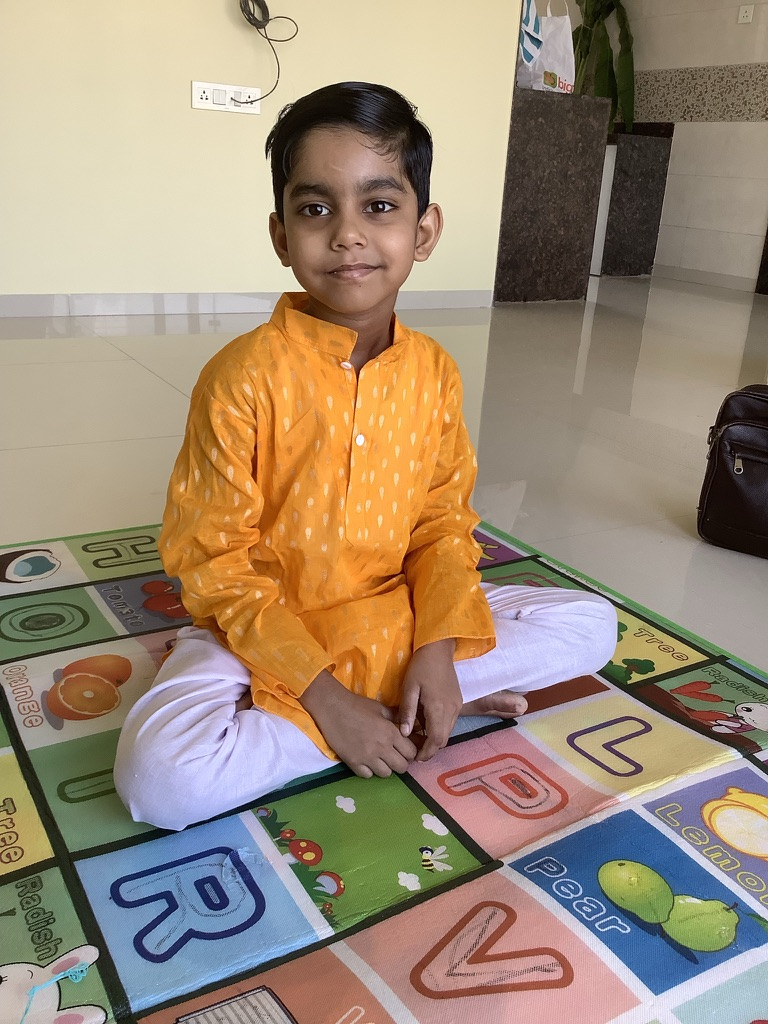
#> input picture Image resizer/Me.jpeg, 768 x 1024 px, found by its file name
$ python main.py   (older library calls are emulated)
#> lines starting #> are read from the running program, lines starting #| are printed output that depends on the picture
import cv2
import numpy as np
import matplotlib.pyplot as plt

def display_image(title, image):
    plt.figure(figsize=(8, 8))
    if len(image.shape) == 2:  # Grayscale image
        plt.imshow(image, cmap='gray')
    else:  # Color image
        plt.imshow(cv2.cvtColor(image, cv2.COLOR_BGR2RGB))
    plt.title(title)
    plt.axis('off')
    plt.show()

def interactive_edge_detection(image_path):
#> called with image_path = 'Edge detection/Me.jpeg'
    image = cv2.imread(image_path)
#> image is the input picture: shape (1024, 768, 3); mean B, G, R 119.1, 139.8, 157.5
    if image is None:
        print("Error: Image might be missing or not found. Please check the path and try again.")
        return

    gray_image = cv2.cvtColor(image, cv2.COLOR_BGR2GRAY)
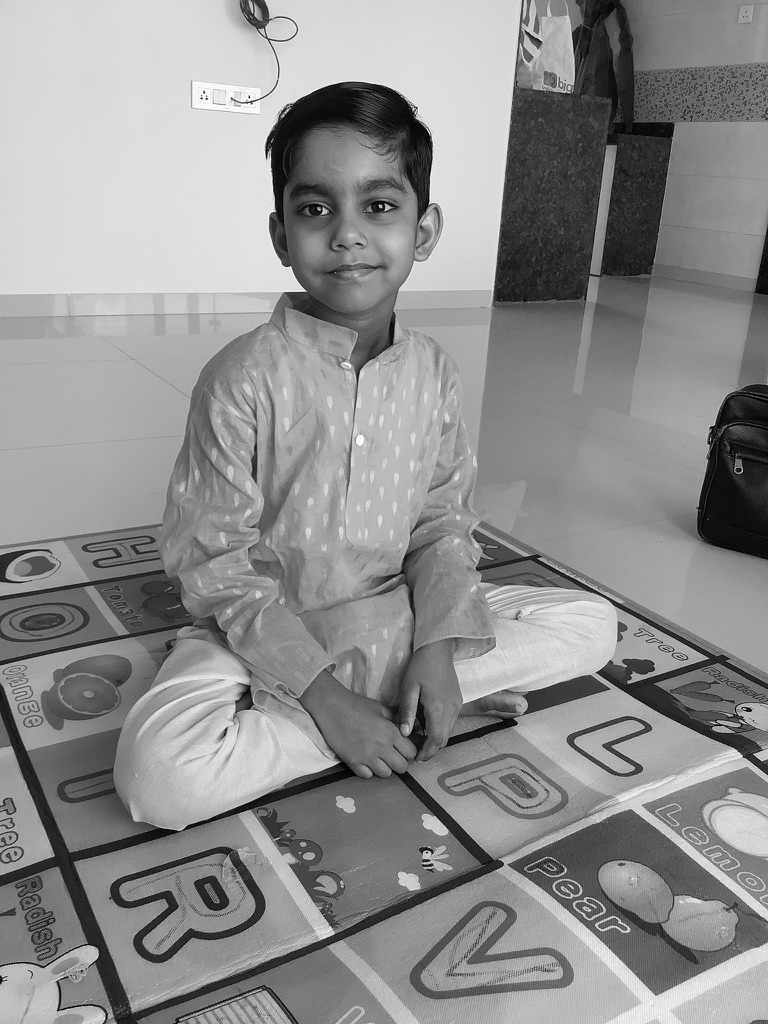
#> gray_image: shape (1024, 768); min 0, max 254, mean 142.7
    display_image("Grayscale Image", gray_image)

    print("Select an option:")
    print("1. Sobel Edge Detection \n 2. Canny Edge Detection \n 3. Laplacian Edge Detection \n 4. Gaussian Smoothing \n 5. Median Filtering \n 6. Exit")

    while True:
        choice = input("Enter your choice (1-6): ")

        if choice == '1':
            sobel_x = cv2.Sobel(gray_image, cv2.CV_64F, 1, 0, ksize=5)
            sobel_y = cv2.Sobel(gray_image, cv2.CV_64F, 0, 1, ksize=5)
            combined_sobel = cv2.bitwise_or(sobel_x.astype(np.uint8), sobel_y.astype(np.uint8))
            display_image("Sobel Edge Detection", combined_sobel)

        elif choice == '2':
            print("Adjust threshold values for Canny Edge Detection(default: 100 and 200):")
            lower_threshold = int(input("Enter lower threshold (0-255): "))
            upper_threshold = int(input("Enter upper threshold (0-255): "))
            edges = cv2.Canny(gray_image, lower_threshold, upper_threshold)
            display_image("Canny Edge Detection", edges)


        elif choice == '3':
            laplacian = cv2.Laplacian(gray_image, cv2.CV_64F)
            display_image("Laplacian Edge Detection", laplacian)

        elif choice == '4':
            print("Adjust kernel size for Gaussian Smoothing (default: 5):")
            kernel_size = int(input("Enter kernel size (odd number): "))
            gaussian_blur = cv2.GaussianBlur(image, (kernel_size, kernel_size), 0)
            display_image("Gaussian Smoothing", gaussian_blur)

        elif choice == '5':
            print("Adjust kernel size for Median Filtering (default: 5):")
            kernel_size = int(input("Enter kernel size (odd number): "))
            median_filtered = cv2.medianBlur(image, kernel_size)
            display_image("Median Filtering", median_filtered)

        elif choice == '6':
            print("Exiting...")
            break

        else:
            print("Invalid choice. Please select a valid option.")
#> this loop made 7 passes; the answer given on pass 1: 1
#> pass 1, in interactive_edge_detection, `sobel_x = cv2.Sobel(gray_image, cv2.CV_64F, 1, 0, ksize=5)`:
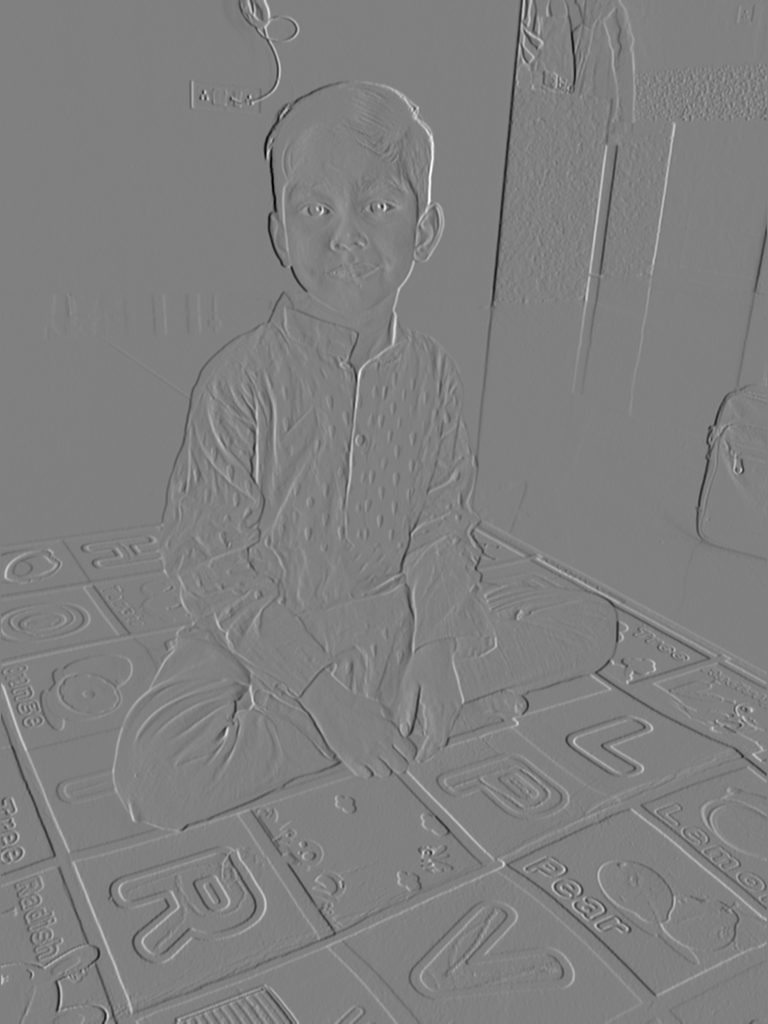
#> sobel_x: shape (1024, 768) float64; min -10666, max 10572, mean -7; drawn with min black and max white
#> pass 1, in interactive_edge_detection, `sobel_y = cv2.Sobel(gray_image, cv2.CV_64F, 0, 1, ksize=5)`:
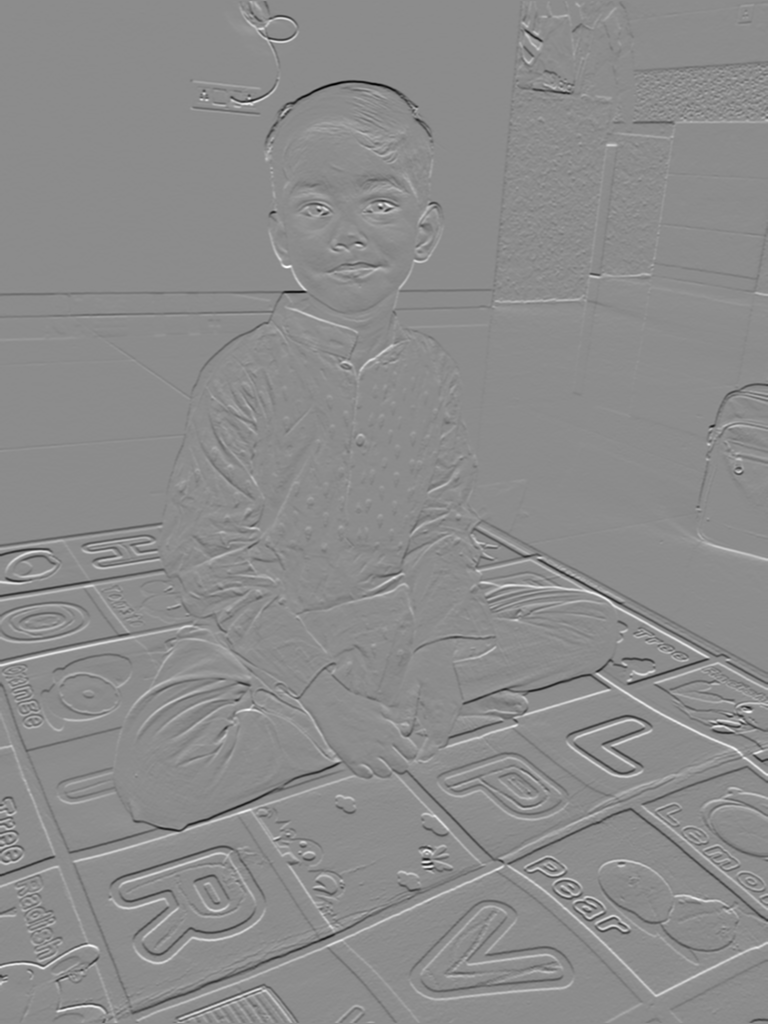
#> sobel_y: shape (1024, 768) float64; min -10479, max 8590, mean -1.7; drawn with min black and max white
#> pass 1, in interactive_edge_detection, `combined_sobel = cv2.bitwise_or(sobel_x.astype(np.uint8), sobel_y.asty..`:
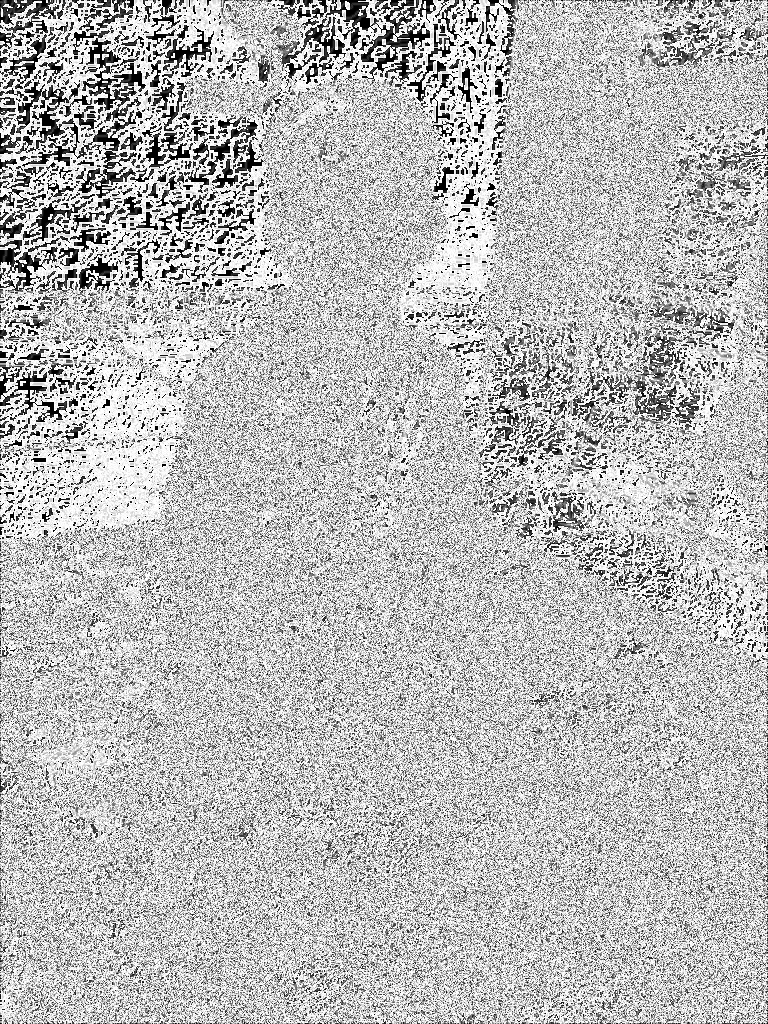
#> combined_sobel: shape (1024, 768); min 0, max 255, mean 185.4
if __name__ == "__main__":
#> (the run stopped early here; a loop or call above may not have finished)
